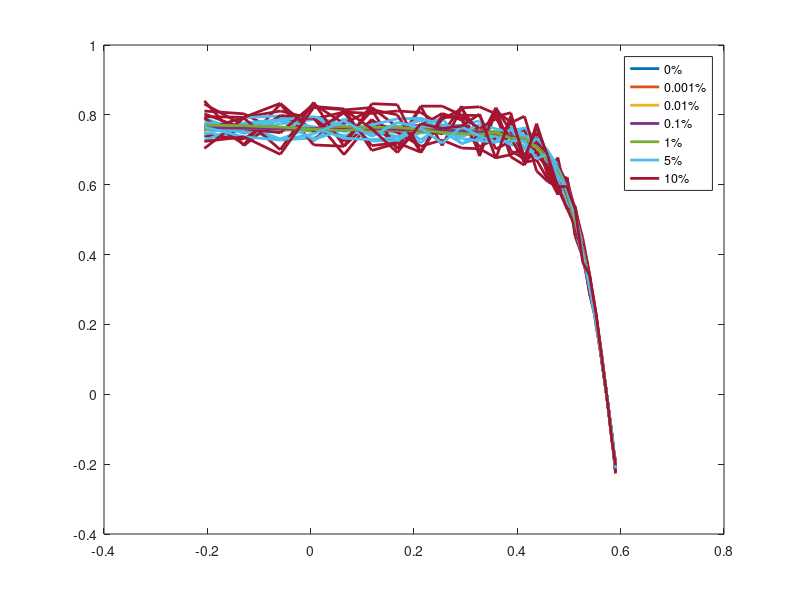

Reproduce this figure in MATLAB.
dataset=[...
-0.2057	0.764	7.64E-01	7.64E-01	7.64E-01	7.58E-01	7.36E-01	8.11E-01
-0.1291	0.762	7.62E-01	7.62E-01	7.63E-01	7.67E-01	7.57E-01	8.03E-01
-0.0588	0.7605	7.61E-01	7.61E-01	7.60E-01	7.56E-01	7.28E-01	7.49E-01
0.0057	0.7605	7.61E-01	7.61E-01	7.60E-01	7.58E-01	7.34E-01	8.24E-01
0.0646	0.76	7.60E-01	7.60E-01	7.61E-01	7.65E-01	7.66E-01	8.17E-01
0.1185	0.759	7.59E-01	7.59E-01	7.60E-01	7.52E-01	7.66E-01	6.98E-01
0.1678	0.757	7.57E-01	7.57E-01	7.58E-01	7.59E-01	7.57E-01	7.19E-01
0.2132	0.757	7.57E-01	7.57E-01	7.57E-01	7.50E-01	7.20E-01	8.25E-01
0.2545	0.7555	7.56E-01	7.55E-01	7.55E-01	7.52E-01	7.66E-01	8.25E-01
0.2924	0.754	7.54E-01	7.54E-01	7.54E-01	7.55E-01	7.71E-01	7.99E-01
0.3269	0.7505	7.50E-01	7.51E-01	7.50E-01	7.47E-01	7.55E-01	7.98E-01
0.3585	0.7465	7.47E-01	7.47E-01	7.46E-01	7.44E-01	7.37E-01	7.02E-01
0.3873	0.7385	7.39E-01	7.39E-01	7.39E-01	7.34E-01	7.57E-01	7.25E-01
0.4137	0.728	7.28E-01	7.28E-01	7.28E-01	7.31E-01	7.61E-01	7.59E-01
0.4373	0.7065	7.07E-01	7.07E-01	7.06E-01	7.07E-01	7.13E-01	6.39E-01
0.459	0.6755	6.76E-01	6.76E-01	6.76E-01	6.72E-01	6.94E-01	6.09E-01
0.4784	0.632	6.32E-01	6.32E-01	6.32E-01	6.29E-01	6.39E-01	5.93E-01
0.496	0.573	5.73E-01	5.73E-01	5.73E-01	5.71E-01	5.52E-01	6.08E-01
0.5119	0.499	4.99E-01	4.99E-01	4.99E-01	5.04E-01	4.93E-01	4.52E-01
0.5265	0.413	4.13E-01	4.13E-01	4.13E-01	4.15E-01	4.04E-01	3.93E-01
0.5398	0.3165	3.17E-01	3.16E-01	3.16E-01	3.16E-01	3.31E-01	2.95E-01
0.5521	0.212	2.12E-01	2.12E-01	2.12E-01	2.13E-01	2.08E-01	2.19E-01
0.5633	0.1035	1.04E-01	1.04E-01	1.04E-01	1.03E-01	1.03E-01	1.02E-01
0.5736	-0.01	-1.00E-02	-1.00E-02	-1.00E-02	-1.01E-02	-9.85E-03	-9.27E-03
0.5833	-0.123	-1.23E-01	-1.23E-01	-1.23E-01	-1.22E-01	-1.24E-01	-1.20E-01
0.59	-0.21	-2.10E-01	-2.10E-01	-2.10E-01	-2.12E-01	-2.11E-01	-2.19E-01
];

vt=dataset(:,1);
It=dataset(:,2);

dataset1=[...
-0.2057	0.764	7.64E-01	7.64E-01	7.63E-01	7.69E-01	7.91E-01	8.40E-01
-0.1291	0.762	7.62E-01	7.62E-01	7.62E-01	7.61E-01	7.48E-01	7.12E-01
-0.0588	0.7605	7.61E-01	7.61E-01	7.61E-01	7.60E-01	7.58E-01	7.95E-01
0.0057	0.7605	7.61E-01	7.60E-01	7.61E-01	7.54E-01	7.64E-01	7.25E-01
0.0646	0.76	7.60E-01	7.60E-01	7.60E-01	7.67E-01	7.37E-01	8.14E-01
0.1185	0.759	7.59E-01	7.59E-01	7.58E-01	7.64E-01	7.74E-01	8.21E-01
0.1678	0.757	7.57E-01	7.57E-01	7.57E-01	7.52E-01	7.20E-01	7.65E-01
0.2132	0.757	7.57E-01	7.57E-01	7.57E-01	7.58E-01	7.49E-01	7.70E-01
0.2545	0.7555	7.56E-01	7.55E-01	7.56E-01	7.48E-01	7.46E-01	7.45E-01
0.2924	0.754	7.54E-01	7.54E-01	7.54E-01	7.52E-01	7.62E-01	8.25E-01
0.3269	0.7505	7.51E-01	7.50E-01	7.50E-01	7.43E-01	7.36E-01	6.82E-01
0.3585	0.7465	7.47E-01	7.46E-01	7.46E-01	7.51E-01	7.43E-01	8.10E-01
0.3873	0.7385	7.39E-01	7.38E-01	7.38E-01	7.39E-01	7.39E-01	7.80E-01
0.4137	0.728	7.28E-01	7.28E-01	7.28E-01	7.29E-01	7.64E-01	6.64E-01
0.4373	0.7065	7.07E-01	7.07E-01	7.07E-01	7.02E-01	7.30E-01	6.71E-01
0.459	0.6755	6.76E-01	6.75E-01	6.75E-01	6.77E-01	6.42E-01	6.15E-01
0.4784	0.632	6.32E-01	6.32E-01	6.32E-01	6.32E-01	6.51E-01	6.14E-01
0.496	0.573	5.73E-01	5.73E-01	5.73E-01	5.70E-01	5.48E-01	6.21E-01
0.5119	0.499	4.99E-01	4.99E-01	4.99E-01	5.00E-01	4.94E-01	4.85E-01
0.5265	0.413	4.13E-01	4.13E-01	4.13E-01	4.15E-01	4.19E-01	4.39E-01
0.5398	0.3165	3.17E-01	3.17E-01	3.17E-01	3.19E-01	3.19E-01	3.42E-01
0.5521	0.212	2.12E-01	2.12E-01	2.12E-01	2.11E-01	2.06E-01	1.99E-01
0.5633	0.1035	1.04E-01	1.04E-01	1.03E-01	1.03E-01	1.03E-01	9.89E-02
0.5736	-0.01	-1.00E-02	-1.00E-02	-1.00E-02	-9.99E-03	-9.69E-03	-9.77E-03
0.5833	-0.123	-1.23E-01	-1.23E-01	-1.23E-01	-1.24E-01	-1.22E-01	-1.30E-01
0.59	-0.21	-2.10E-01	-2.10E-01	-2.10E-01	-2.09E-01	-2.15E-01	-2.18E-01
];  

dataset2=[...
-0.2057	0.764	7.64E-01	7.64E-01	7.64E-01	7.57E-01	7.48E-01	7.95E-01
-0.1291	0.762	7.62E-01	7.62E-01	7.62E-01	7.62E-01	7.32E-01	7.93E-01
-0.0588	0.7605	7.61E-01	7.61E-01	7.61E-01	7.59E-01	7.92E-01	8.11E-01
0.0057	0.7605	7.61E-01	7.61E-01	7.60E-01	7.65E-01	7.26E-01	7.88E-01
0.0646	0.76	7.60E-01	7.60E-01	7.59E-01	7.54E-01	7.89E-01	8.08E-01
0.1185	0.759	7.59E-01	7.59E-01	7.60E-01	7.59E-01	7.48E-01	8.04E-01
0.1678	0.757	7.57E-01	7.57E-01	7.58E-01	7.64E-01	7.39E-01	8.11E-01
0.2132	0.757	7.57E-01	7.57E-01	7.57E-01	7.54E-01	7.50E-01	8.07E-01
0.2545	0.7555	7.56E-01	7.55E-01	7.55E-01	7.51E-01	7.71E-01	7.69E-01
0.2924	0.754	7.54E-01	7.54E-01	7.53E-01	7.61E-01	7.38E-01	7.69E-01
0.3269	0.7505	7.51E-01	7.50E-01	7.50E-01	7.55E-01	7.55E-01	7.29E-01
0.3585	0.7465	7.47E-01	7.46E-01	7.47E-01	7.47E-01	7.50E-01	8.20E-01
0.3873	0.7385	7.38E-01	7.39E-01	7.39E-01	7.34E-01	7.62E-01	6.97E-01
0.4137	0.728	7.28E-01	7.28E-01	7.27E-01	7.32E-01	7.39E-01	6.74E-01
0.4373	0.7065	7.07E-01	7.06E-01	7.07E-01	7.02E-01	7.19E-01	7.49E-01
0.459	0.6755	6.76E-01	6.76E-01	6.76E-01	6.82E-01	6.54E-01	6.27E-01
0.4784	0.632	6.32E-01	6.32E-01	6.32E-01	6.37E-01	6.63E-01	5.72E-01
0.496	0.573	5.73E-01	5.73E-01	5.73E-01	5.68E-01	5.92E-01	6.06E-01
0.5119	0.499	4.99E-01	4.99E-01	4.99E-01	5.03E-01	5.10E-01	5.30E-01
0.5265	0.413	4.13E-01	4.13E-01	4.13E-01	4.12E-01	4.33E-01	4.48E-01
0.5398	0.3165	3.17E-01	3.17E-01	3.17E-01	3.16E-01	3.18E-01	3.43E-01
0.5521	0.212	2.12E-01	2.12E-01	2.12E-01	2.14E-01	2.19E-01	2.33E-01
0.5633	0.1035	1.04E-01	1.03E-01	1.03E-01	1.04E-01	1.07E-01	1.14E-01
0.5736	-0.01	-1.00E-02	-1.00E-02	-9.99E-03	-9.94E-03	-1.01E-02	-9.45E-03
0.5833	-0.123	-1.23E-01	-1.23E-01	-1.23E-01	-1.24E-01	-1.19E-01	-1.35E-01
0.59	-0.21	-2.10E-01	-2.10E-01	-2.10E-01	-2.10E-01	-2.10E-01	-2.01E-01
];
dataset3=[...
    -0.2057	0.764	7.64E-01	7.64E-01	7.64E-01	7.57E-01	7.87E-01	7.91E-01
-0.1291	0.762	7.62E-01	7.62E-01	7.62E-01	7.68E-01	7.47E-01	7.15E-01
-0.0588	0.7605	7.61E-01	7.61E-01	7.61E-01	7.64E-01	7.75E-01	8.31E-01
0.0057	0.7605	7.61E-01	7.61E-01	7.61E-01	7.58E-01	7.87E-01	7.14E-01
0.0646	0.76	7.60E-01	7.60E-01	7.60E-01	7.61E-01	7.52E-01	7.10E-01
0.1185	0.759	7.59E-01	7.59E-01	7.59E-01	7.63E-01	7.63E-01	7.87E-01
0.1678	0.757	7.57E-01	7.57E-01	7.57E-01	7.61E-01	7.69E-01	7.03E-01
0.2132	0.757	7.57E-01	7.57E-01	7.57E-01	7.51E-01	7.29E-01	8.24E-01
0.2545	0.7555	7.56E-01	7.55E-01	7.55E-01	7.53E-01	7.67E-01	7.12E-01
0.2924	0.754	7.54E-01	7.54E-01	7.54E-01	7.58E-01	7.70E-01	8.20E-01
0.3269	0.7505	7.51E-01	7.50E-01	7.50E-01	7.46E-01	7.83E-01	8.23E-01
0.3585	0.7465	7.47E-01	7.46E-01	7.46E-01	7.49E-01	7.38E-01	8.03E-01
0.3873	0.7385	7.39E-01	7.38E-01	7.38E-01	7.40E-01	7.67E-01	6.80E-01
0.4137	0.728	7.28E-01	7.28E-01	7.28E-01	7.34E-01	7.42E-01	6.56E-01
0.4373	0.7065	7.07E-01	7.07E-01	7.07E-01	7.09E-01	7.13E-01	7.26E-01
0.459	0.6755	6.75E-01	6.76E-01	6.76E-01	6.74E-01	6.58E-01	6.27E-01
0.4784	0.632	6.32E-01	6.32E-01	6.32E-01	6.32E-01	6.07E-01	6.78E-01
0.496	0.573	5.73E-01	5.73E-01	5.73E-01	5.77E-01	5.93E-01	5.55E-01
0.5119	0.499	4.99E-01	4.99E-01	4.99E-01	5.00E-01	4.98E-01	5.39E-01
0.5265	0.413	4.13E-01	4.13E-01	4.13E-01	4.11E-01	4.00E-01	4.30E-01
0.5398	0.3165	3.17E-01	3.17E-01	3.16E-01	3.17E-01	3.24E-01	3.32E-01
0.5521	0.212	2.12E-01	2.12E-01	2.12E-01	2.14E-01	2.05E-01	2.26E-01
0.5633	0.1035	1.04E-01	1.04E-01	1.04E-01	1.04E-01	1.08E-01	9.74E-02
0.5736	-0.01	-1.00E-02	-1.00E-02	-1.00E-02	-1.00E-02	-1.03E-02	-9.47E-03
0.5833	-0.123	-1.23E-01	-1.23E-01	-1.23E-01	-1.22E-01	-1.17E-01	-1.19E-01
0.59	-0.21	-2.10E-01	-2.10E-01	-2.10E-01	-2.11E-01	-2.05E-01	-2.04E-01
];
dataset4=[...
-0.2057	0.764	7.64E-01	7.64E-01	7.64E-01	7.65E-01	7.60E-01	7.41E-01
-0.1291	0.762	7.62E-01	7.62E-01	7.62E-01	7.55E-01	7.92E-01	7.31E-01
-0.0588	0.7605	7.61E-01	7.60E-01	7.60E-01	7.60E-01	7.97E-01	7.98E-01
0.0057	0.7605	7.60E-01	7.61E-01	7.60E-01	7.53E-01	7.88E-01	7.91E-01
0.0646	0.76	7.60E-01	7.60E-01	7.60E-01	7.58E-01	7.64E-01	6.86E-01
0.1185	0.759	7.59E-01	7.59E-01	7.60E-01	7.54E-01	7.43E-01	7.84E-01
0.1678	0.757	7.57E-01	7.57E-01	7.57E-01	7.50E-01	7.56E-01	7.50E-01
0.2132	0.757	7.57E-01	7.57E-01	7.58E-01	7.51E-01	7.90E-01	7.10E-01
0.2545	0.7555	7.55E-01	7.55E-01	7.56E-01	7.56E-01	7.57E-01	7.28E-01
0.2924	0.754	7.54E-01	7.54E-01	7.55E-01	7.60E-01	7.62E-01	7.05E-01
0.3269	0.7505	7.51E-01	7.51E-01	7.51E-01	7.47E-01	7.43E-01	7.03E-01
0.3585	0.7465	7.47E-01	7.47E-01	7.47E-01	7.53E-01	7.22E-01	6.77E-01
0.3873	0.7385	7.39E-01	7.39E-01	7.38E-01	7.41E-01	7.53E-01	6.86E-01
0.4137	0.728	7.28E-01	7.28E-01	7.28E-01	7.25E-01	6.99E-01	7.06E-01
0.4373	0.7065	7.07E-01	7.06E-01	7.07E-01	7.04E-01	7.37E-01	7.07E-01
0.459	0.6755	6.76E-01	6.75E-01	6.75E-01	6.79E-01	6.94E-01	6.82E-01
0.4784	0.632	6.32E-01	6.32E-01	6.32E-01	6.31E-01	6.56E-01	5.72E-01
0.496	0.573	5.73E-01	5.73E-01	5.74E-01	5.78E-01	5.93E-01	6.16E-01
0.5119	0.499	4.99E-01	4.99E-01	4.99E-01	5.01E-01	4.74E-01	5.24E-01
0.5265	0.413	4.13E-01	4.13E-01	4.13E-01	4.11E-01	3.93E-01	4.14E-01
0.5398	0.3165	3.17E-01	3.16E-01	3.16E-01	3.19E-01	3.28E-01	3.20E-01
0.5521	0.212	2.12E-01	2.12E-01	2.12E-01	2.13E-01	2.12E-01	2.16E-01
0.5633	0.1035	1.04E-01	1.04E-01	1.04E-01	1.03E-01	1.06E-01	1.11E-01
0.5736	-0.01	-1.00E-02	-1.00E-02	-9.99E-03	-9.99E-03	-1.00E-02	-1.04E-02
0.5833	-0.123	-1.23E-01	-1.23E-01	-1.23E-01	-1.24E-01	-1.27E-01	-1.21E-01
0.59	-0.21	-2.10E-01	-2.10E-01	-2.10E-01	-2.12E-01	-2.17E-01	-2.12E-01
];
dataset5=[...
    -0.2057	0.764	7.64E-01	7.64E-01	7.64E-01	7.69E-01	7.78E-01	8.31E-01
-0.1291	0.762	7.62E-01	7.62E-01	7.62E-01	7.61E-01	7.70E-01	7.70E-01
-0.0588	0.7605	7.60E-01	7.61E-01	7.61E-01	7.61E-01	7.31E-01	7.84E-01
0.0057	0.7605	7.60E-01	7.61E-01	7.61E-01	7.62E-01	7.66E-01	7.91E-01
0.0646	0.76	7.60E-01	7.60E-01	7.61E-01	7.63E-01	7.40E-01	7.24E-01
0.1185	0.759	7.59E-01	7.59E-01	7.59E-01	7.59E-01	7.63E-01	8.13E-01
0.1678	0.757	7.57E-01	7.57E-01	7.57E-01	7.60E-01	7.64E-01	7.02E-01
0.2132	0.757	7.57E-01	7.57E-01	7.57E-01	7.62E-01	7.84E-01	7.69E-01
0.2545	0.7555	7.55E-01	7.55E-01	7.56E-01	7.51E-01	7.54E-01	8.04E-01
0.2924	0.754	7.54E-01	7.54E-01	7.54E-01	7.58E-01	7.18E-01	7.85E-01
0.3269	0.7505	7.50E-01	7.51E-01	7.50E-01	7.48E-01	7.33E-01	7.08E-01
0.3585	0.7465	7.46E-01	7.47E-01	7.46E-01	7.44E-01	7.35E-01	7.33E-01
0.3873	0.7385	7.39E-01	7.39E-01	7.38E-01	7.43E-01	7.67E-01	7.77E-01
0.4137	0.728	7.28E-01	7.28E-01	7.27E-01	7.23E-01	7.32E-01	7.96E-01
0.4373	0.7065	7.06E-01	7.06E-01	7.06E-01	7.06E-01	7.08E-01	6.82E-01
0.459	0.6755	6.75E-01	6.75E-01	6.75E-01	6.78E-01	6.96E-01	6.55E-01
0.4784	0.632	6.32E-01	6.32E-01	6.32E-01	6.36E-01	6.49E-01	5.75E-01
0.496	0.573	5.73E-01	5.73E-01	5.73E-01	5.76E-01	5.64E-01	6.21E-01
0.5119	0.499	4.99E-01	4.99E-01	4.99E-01	4.96E-01	4.74E-01	5.01E-01
0.5265	0.413	4.13E-01	4.13E-01	4.13E-01	4.09E-01	4.06E-01	4.01E-01
0.5398	0.3165	3.17E-01	3.16E-01	3.16E-01	3.15E-01	3.16E-01	3.37E-01
0.5521	0.212	2.12E-01	2.12E-01	2.12E-01	2.10E-01	2.22E-01	2.25E-01
0.5633	0.1035	1.04E-01	1.04E-01	1.04E-01	1.04E-01	9.86E-02	1.05E-01
0.5736	-0.01	-1.00E-02	-1.00E-02	-1.00E-02	-9.98E-03	-9.87E-03	-9.92E-03
0.5833	-0.123	-1.23E-01	-1.23E-01	-1.23E-01	-1.22E-01	-1.19E-01	-1.23E-01
0.59	-0.21	-2.10E-01	-2.10E-01	-2.10E-01	-2.09E-01	-2.13E-01	-2.15E-01
];
dataset6=[...
    -0.2057	0.764	7.64E-01	7.64E-01	7.64E-01	7.65E-01	7.44E-01	7.56E-01
-0.1291	0.762	7.62E-01	7.62E-01	7.61E-01	7.60E-01	7.77E-01	7.93E-01
-0.0588	0.7605	7.61E-01	7.61E-01	7.61E-01	7.60E-01	7.86E-01	8.33E-01
0.0057	0.7605	7.61E-01	7.61E-01	7.60E-01	7.59E-01	7.95E-01	7.52E-01
0.0646	0.76	7.60E-01	7.60E-01	7.61E-01	7.66E-01	7.71E-01	8.06E-01
0.1185	0.759	7.59E-01	7.59E-01	7.59E-01	7.57E-01	7.25E-01	7.12E-01
0.1678	0.757	7.57E-01	7.57E-01	7.56E-01	7.63E-01	7.26E-01	7.20E-01
0.2132	0.757	7.57E-01	7.57E-01	7.56E-01	7.62E-01	7.68E-01	6.93E-01
0.2545	0.7555	7.55E-01	7.55E-01	7.56E-01	7.57E-01	7.91E-01	7.88E-01
0.2924	0.754	7.54E-01	7.54E-01	7.53E-01	7.51E-01	7.16E-01	8.17E-01
0.3269	0.7505	7.50E-01	7.50E-01	7.51E-01	7.47E-01	7.53E-01	7.47E-01
0.3585	0.7465	7.46E-01	7.47E-01	7.47E-01	7.48E-01	7.39E-01	7.95E-01
0.3873	0.7385	7.39E-01	7.38E-01	7.38E-01	7.39E-01	7.14E-01	8.06E-01
0.4137	0.728	7.28E-01	7.28E-01	7.27E-01	7.22E-01	7.13E-01	6.64E-01
0.4373	0.7065	7.07E-01	7.06E-01	7.07E-01	7.09E-01	6.87E-01	7.75E-01
0.459	0.6755	6.76E-01	6.75E-01	6.76E-01	6.71E-01	6.88E-01	6.76E-01
0.4784	0.632	6.32E-01	6.32E-01	6.32E-01	6.27E-01	6.33E-01	6.00E-01
0.496	0.573	5.73E-01	5.73E-01	5.73E-01	5.68E-01	5.53E-01	5.31E-01
0.5119	0.499	4.99E-01	4.99E-01	4.99E-01	5.02E-01	4.87E-01	5.30E-01
0.5265	0.413	4.13E-01	4.13E-01	4.13E-01	4.11E-01	4.22E-01	4.02E-01
0.5398	0.3165	3.17E-01	3.17E-01	3.17E-01	3.18E-01	3.12E-01	3.08E-01
0.5521	0.212	2.12E-01	2.12E-01	2.12E-01	2.14E-01	2.16E-01	2.25E-01
0.5633	0.1035	1.04E-01	1.04E-01	1.03E-01	1.04E-01	1.03E-01	9.84E-02
0.5736	-0.01	-1.00E-02	-1.00E-02	-1.00E-02	-1.01E-02	-9.79E-03	-9.60E-03
0.5833	-0.123	-1.23E-01	-1.23E-01	-1.23E-01	-1.24E-01	-1.25E-01	-1.35E-01
0.59	-0.21	-2.10E-01	-2.10E-01	-2.10E-01	-2.12E-01	-2.00E-01	-1.89E-01
];
dataset7=[...
    -0.2057	0.764	7.64E-01	7.64E-01	7.64E-01	7.57E-01	7.27E-01	7.04E-01
-0.1291	0.762	7.62E-01	7.62E-01	7.63E-01	7.60E-01	7.69E-01	7.91E-01
-0.0588	0.7605	7.61E-01	7.60E-01	7.60E-01	7.61E-01	7.84E-01	7.00E-01
0.0057	0.7605	7.61E-01	7.60E-01	7.61E-01	7.62E-01	7.29E-01	8.36E-01
0.0646	0.76	7.60E-01	7.60E-01	7.61E-01	7.59E-01	7.59E-01	7.10E-01
0.1185	0.759	7.59E-01	7.59E-01	7.60E-01	7.55E-01	7.71E-01	8.32E-01
0.1678	0.757	7.57E-01	7.57E-01	7.57E-01	7.58E-01	7.89E-01	8.29E-01
0.2132	0.757	7.57E-01	7.57E-01	7.57E-01	7.62E-01	7.90E-01	6.93E-01
0.2545	0.7555	7.55E-01	7.55E-01	7.55E-01	7.51E-01	7.72E-01	7.98E-01
0.2924	0.754	7.54E-01	7.54E-01	7.53E-01	7.57E-01	7.48E-01	7.92E-01
0.3269	0.7505	7.51E-01	7.51E-01	7.51E-01	7.53E-01	7.73E-01	6.93E-01
0.3585	0.7465	7.47E-01	7.46E-01	7.47E-01	7.44E-01	7.60E-01	8.20E-01
0.3873	0.7385	7.38E-01	7.38E-01	7.39E-01	7.44E-01	7.51E-01	7.53E-01
0.4137	0.728	7.28E-01	7.28E-01	7.29E-01	7.29E-01	7.03E-01	6.84E-01
0.4373	0.7065	7.07E-01	7.07E-01	7.07E-01	7.06E-01	6.87E-01	7.35E-01
0.459	0.6755	6.76E-01	6.75E-01	6.76E-01	6.75E-01	6.89E-01	6.70E-01
0.4784	0.632	6.32E-01	6.32E-01	6.32E-01	6.31E-01	6.09E-01	6.56E-01
0.496	0.573	5.73E-01	5.73E-01	5.73E-01	5.72E-01	6.01E-01	6.06E-01
0.5119	0.499	4.99E-01	4.99E-01	4.99E-01	4.97E-01	5.18E-01	4.59E-01
0.5265	0.413	4.13E-01	4.13E-01	4.13E-01	4.13E-01	4.26E-01	4.30E-01
0.5398	0.3165	3.17E-01	3.16E-01	3.16E-01	3.13E-01	3.02E-01	2.88E-01
0.5521	0.212	2.12E-01	2.12E-01	2.12E-01	2.13E-01	2.08E-01	2.11E-01
0.5633	0.1035	1.04E-01	1.03E-01	1.04E-01	1.03E-01	1.06E-01	1.05E-01
0.5736	-0.01	-1.00E-02	-1.00E-02	-1.00E-02	-1.01E-02	-1.03E-02	-9.85E-03
0.5833	-0.123	-1.23E-01	-1.23E-01	-1.23E-01	-1.23E-01	-1.18E-01	-1.17E-01
0.59	-0.21	-2.10E-01	-2.10E-01	-2.10E-01	-2.10E-01	-2.07E-01	-2.23E-01
];
dataset8=[...
    -0.2057	0.764	7.64E-01	7.64E-01	7.64E-01	7.66E-01	7.63E-01	8.03E-01
-0.1291	0.762	7.62E-01	7.62E-01	7.61E-01	7.63E-01	7.53E-01	7.60E-01
-0.0588	0.7605	7.61E-01	7.61E-01	7.61E-01	7.65E-01	7.86E-01	7.49E-01
0.0057	0.7605	7.61E-01	7.61E-01	7.61E-01	7.58E-01	7.65E-01	8.31E-01
0.0646	0.76	7.60E-01	7.60E-01	7.59E-01	7.66E-01	7.33E-01	7.75E-01
0.1185	0.759	7.59E-01	7.59E-01	7.59E-01	7.61E-01	7.29E-01	8.15E-01
0.1678	0.757	7.57E-01	7.57E-01	7.57E-01	7.62E-01	7.35E-01	8.00E-01
0.2132	0.757	7.57E-01	7.57E-01	7.57E-01	7.51E-01	7.71E-01	6.92E-01
0.2545	0.7555	7.56E-01	7.56E-01	7.55E-01	7.57E-01	7.57E-01	7.92E-01
0.2924	0.754	7.54E-01	7.54E-01	7.54E-01	7.50E-01	7.32E-01	7.95E-01
0.3269	0.7505	7.50E-01	7.51E-01	7.50E-01	7.51E-01	7.26E-01	7.61E-01
0.3585	0.7465	7.47E-01	7.46E-01	7.47E-01	7.50E-01	7.21E-01	7.89E-01
0.3873	0.7385	7.39E-01	7.38E-01	7.38E-01	7.34E-01	7.60E-01	7.34E-01
0.4137	0.728	7.28E-01	7.28E-01	7.28E-01	7.23E-01	7.01E-01	6.65E-01
0.4373	0.7065	7.07E-01	7.07E-01	7.07E-01	7.10E-01	7.33E-01	6.95E-01
0.459	0.6755	6.75E-01	6.75E-01	6.76E-01	6.79E-01	6.98E-01	6.41E-01
0.4784	0.632	6.32E-01	6.32E-01	6.32E-01	6.33E-01	6.48E-01	5.90E-01
0.496	0.573	5.73E-01	5.73E-01	5.73E-01	5.73E-01	5.89E-01	5.33E-01
0.5119	0.499	4.99E-01	4.99E-01	4.99E-01	5.03E-01	4.78E-01	4.80E-01
0.5265	0.413	4.13E-01	4.13E-01	4.13E-01	4.10E-01	4.14E-01	4.06E-01
0.5398	0.3165	3.17E-01	3.16E-01	3.17E-01	3.18E-01	3.06E-01	2.89E-01
0.5521	0.212	2.12E-01	2.12E-01	2.12E-01	2.11E-01	2.10E-01	2.27E-01
0.5633	0.1035	1.04E-01	1.04E-01	1.04E-01	1.03E-01	1.06E-01	9.50E-02
0.5736	-0.01	-1.00E-02	-1.00E-02	-1.00E-02	-9.98E-03	-9.51E-03	-1.08E-02
0.5833	-0.123	-1.23E-01	-1.23E-01	-1.23E-01	-1.23E-01	-1.23E-01	-1.18E-01
0.59	-0.21	-2.10E-01	-2.10E-01	-2.10E-01	-2.09E-01	-2.15E-01	-2.27E-01
];
dataset9=[...
    -0.2057	0.764	7.64E-01	7.64E-01	7.64E-01	7.71E-01	7.65E-01	7.24E-01
-0.1291	0.762	7.62E-01	7.62E-01	7.62E-01	7.69E-01	7.37E-01	7.37E-01
-0.0588	0.7605	7.61E-01	7.60E-01	7.60E-01	7.65E-01	7.28E-01	6.87E-01
0.0057	0.7605	7.61E-01	7.61E-01	7.61E-01	7.59E-01	7.45E-01	8.21E-01
0.0646	0.76	7.60E-01	7.60E-01	7.59E-01	7.55E-01	7.83E-01	8.15E-01
0.1185	0.759	7.59E-01	7.59E-01	7.60E-01	7.64E-01	7.38E-01	7.60E-01
0.1678	0.757	7.57E-01	7.57E-01	7.58E-01	7.64E-01	7.79E-01	6.92E-01
0.2132	0.757	7.57E-01	7.57E-01	7.57E-01	7.58E-01	7.62E-01	7.75E-01
0.2545	0.7555	7.56E-01	7.56E-01	7.56E-01	7.49E-01	7.19E-01	7.61E-01
0.2924	0.754	7.54E-01	7.54E-01	7.54E-01	7.46E-01	7.66E-01	7.68E-01
0.3269	0.7505	7.51E-01	7.50E-01	7.51E-01	7.44E-01	7.39E-01	8.02E-01
0.3585	0.7465	7.47E-01	7.47E-01	7.46E-01	7.49E-01	7.23E-01	6.75E-01
0.3873	0.7385	7.39E-01	7.39E-01	7.39E-01	7.33E-01	7.25E-01	7.97E-01
0.4137	0.728	7.28E-01	7.28E-01	7.29E-01	7.34E-01	7.26E-01	6.77E-01
0.4373	0.7065	7.07E-01	7.06E-01	7.07E-01	7.06E-01	6.75E-01	7.63E-01
0.459	0.6755	6.76E-01	6.76E-01	6.76E-01	6.73E-01	6.88E-01	6.83E-01
0.4784	0.632	6.32E-01	6.32E-01	6.32E-01	6.38E-01	6.25E-01	5.94E-01
0.496	0.573	5.73E-01	5.73E-01	5.73E-01	5.78E-01	5.86E-01	5.95E-01
0.5119	0.499	4.99E-01	4.99E-01	4.99E-01	4.96E-01	5.11E-01	5.30E-01
0.5265	0.413	4.13E-01	4.13E-01	4.13E-01	4.10E-01	4.02E-01	3.78E-01
0.5398	0.3165	3.17E-01	3.16E-01	3.16E-01	3.14E-01	3.04E-01	3.41E-01
0.5521	0.212	2.12E-01	2.12E-01	2.12E-01	2.14E-01	2.10E-01	2.32E-01
0.5633	0.1035	1.04E-01	1.04E-01	1.03E-01	1.04E-01	1.03E-01	1.06E-01
0.5736	-0.01	-1.00E-02	-1.00E-02	-9.99E-03	-9.93E-03	-9.76E-03	-9.81E-03
0.5833	-0.123	-1.23E-01	-1.23E-01	-1.23E-01	-1.22E-01	-1.18E-01	-1.34E-01
0.59	-0.21	-2.10E-01	-2.10E-01	-2.10E-01	-2.10E-01	-2.12E-01	-2.03E-01
];
col3=["-mo";"-y^";"-kx";"-b+";"-cs";"-rd";"-gx";"-ro";"-cx"];
for i=2:8
    plot(dataset(:,1),dataset(:,i),col3(i-1),'LineWidth',2)
    hold on
end
for i=2:8
    plot(dataset1(:,1),dataset1(:,i),col3(i-1),'LineWidth',2)
    hold on
end
for i=2:8
    plot(dataset2(:,1),dataset2(:,i),col3(i-1),'LineWidth',2)
    hold on
end
for i=2:8
    plot(dataset3(:,1),dataset3(:,i),col3(i-1),'LineWidth',2)
    hold on
end
for i=2:8
    plot(dataset4(:,1),dataset4(:,i),col3(i-1),'LineWidth',2)
    hold on
end
for i=2:8
    plot(dataset5(:,1),dataset5(:,i),col3(i-1),'LineWidth',2)
    hold on
end
for i=2:8
    plot(dataset6(:,1),dataset6(:,i),col3(i-1),'LineWidth',2)
    hold on
end
for i=2:8
    plot(dataset7(:,1),dataset7(:,i),col3(i-1),'LineWidth',2)
    hold on
end
for i=2:8
    plot(dataset8(:,1),dataset8(:,i),col3(i-1),'LineWidth',2)
    hold on
end
for i=2:8
    plot(dataset9(:,1),dataset9(:,i),col3(i-1),'LineWidth',2)
    hold on
end

legend("0%","0.001%","0.01%","0.1%","1%","5%","10%")
